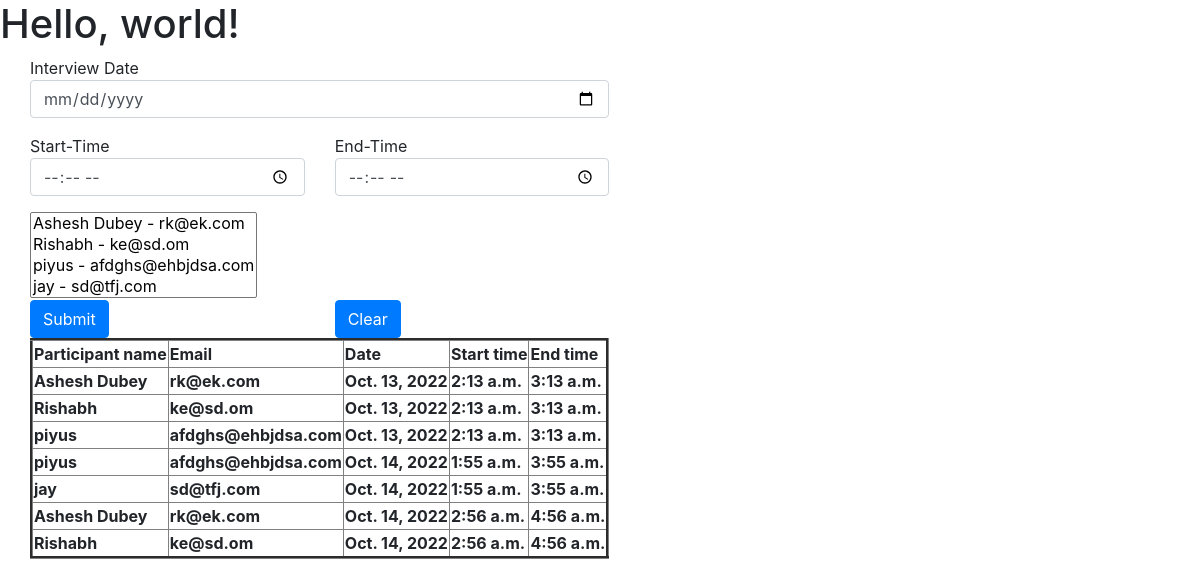
The app's page /, older data.
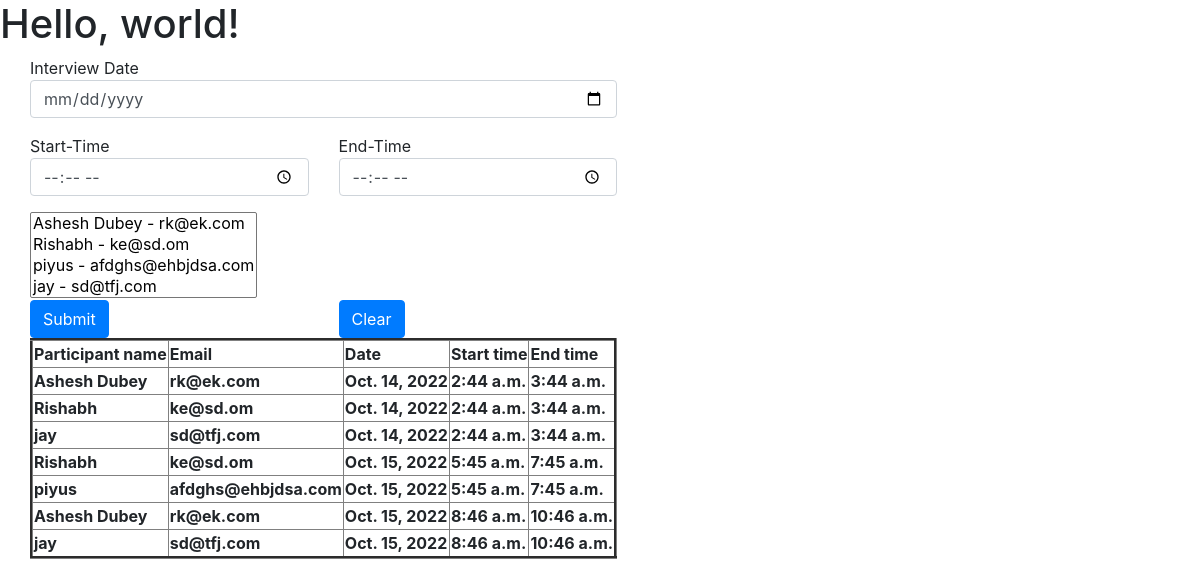
The same page, newer data.
### home/models.py (models this page shows, shortened)
class Schedule(models.Model):
    slot = models.ForeignKey("Slot", on_delete=models.CASCADE)
    candidate = models.ForeignKey("Candidate", on_delete=models.CASCADE)

class Candidate(models.Model):
    name = models.CharField(max_length=122)
    email = models.EmailField(unique=True)

class Slot(models.Model):
    interview_date = models.DateField(null=True)
    start_time = models.TimeField(null=True)
    end_time = models.TimeField(null=True)

### home/views.py (the view, shortened to what this page needs)
# urls.py: path('', views.schedule, name='schedule' ),
def schedule(request):
    candidate = Candidate.objects.all()
    schedules = Schedule.objects.all()
    context={
        'candidate':candidate,
        'schedule':schedules
    }
    return render(request, 'schedule.html',context)

### templates/schedule.html (shortened to what this page needs)
<!doctype html>
<html lang="en">
  <head>
    <link rel="stylesheet" href="https://cdn.jsdelivr.net/npm/bootstrap@4.3.1/dist/css/bootstrap.min.css">
  </head>
  <body>
    <h1>Hello, world!</h1>
    <div id="booking" class="section">
    <div class="section-center">
    <div class="container">
    <div class="row">
    <div class="booking-form">
    <form action="{% url 'schedule' %}" method="post">
        <div class="form-group">
            <span class="form-label">Interview Date</span>
            <input class="form-control" type="date" name="date" required>
        </div>
        <div class="row no-margin">
        <div class="col-sm-6">
        <div class="form-group">
        <span class="form-label">Start-Time</span>
        <input class="form-control" type="time" name="start-time" required>
        </div>
        </div>
        <div class="col-sm-6">
        <div class="form-group">
        <span class="form-label">End-Time</span>
        <input class="form-control" type="time" name="end-time" required>
        </div>
        </div>
        </div>
        <select data-placeholder="Begin typing a name to filter..." multiple class="chosen-select" name="test" required>
          {% for each in candidate %}
          <option value = {{each.id}}>{{each.name}} - {{each.email}}</option>
          {% endfor %}
        </select>
        <div class="row no-margin">
            <div class="col-sm-6">
                <div class="form-btn">
                    <button type="submit" value="submit" class="btn btn-primary">Submit</button>
                </div>
            </div>
            <div class="col-sm-6">
                <div class="form-btn">
                    <button type="reset" class="btn btn-primary">Clear</button>
                </div>
            </div>
        </div>
    </form>
    <table border=3px>
      <tr>
        <th>Participant name</th>
        <th> Email</th>
        <th> Date</th>
        <th> Start time</th>
        <th> End time</th>
      </tr>
        {% for entry in schedule %}
        <tr>
          <th>{{entry.candidate.name}}</th>
          <th>{{entry.candidate.email}}</th>
          <th>{{entry.slot.interview_date}}</th>
          <th>{{entry.slot.start_time}}</th>
          <th>{{entry.slot.end_time}}</th>
        </tr>
        {% endfor %}
    </table>
    </div>
    </div>
    </div>
    </div>
    </div>
  </body>
</html>

Row changes from the older to the newer data that the page shows:
removed Schedule: candidate.name "Ashesh Dubey", candidate.email "rk@ek.com", slot.interview_date "Oct. 13, 2022", slot.start_time "2:13 a.m.", slot.end_time "3:13 a.m."
removed Schedule: candidate.name "Rishabh", candidate.email "ke@sd.om", slot.interview_date "Oct. 13, 2022", slot.start_time "2:13 a.m.", slot.end_time "3:13 a.m."
removed Schedule: candidate.name "piyus", candidate.email "afdghs@ehbjdsa.com", slot.interview_date "Oct. 13, 2022", slot.start_time "2:13 a.m.", slot.end_time "3:13 a.m."
removed Schedule: candidate.name "piyus", candidate.email "afdghs@ehbjdsa.com", slot.interview_date "Oct. 14, 2022", slot.start_time "1:55 a.m.", slot.end_time "3:55 a.m."
removed Schedule: candidate.name "jay", candidate.email "sd@tfj.com", slot.interview_date "Oct. 14, 2022", slot.start_time "1:55 a.m.", slot.end_time "3:55 a.m."
removed Schedule: candidate.name "Ashesh Dubey", candidate.email "rk@ek.com", slot.interview_date "Oct. 14, 2022", slot.start_time "2:56 a.m.", slot.end_time "4:56 a.m."
removed Schedule: candidate.name "Rishabh", candidate.email "ke@sd.om", slot.interview_date "Oct. 14, 2022", slot.start_time "2:56 a.m.", slot.end_time "4:56 a.m."
added Schedule: candidate.name "Ashesh Dubey", candidate.email "rk@ek.com", slot.interview_date "Oct. 14, 2022", slot.start_time "2:44 a.m.", slot.end_time "3:44 a.m."
added Schedule: candidate.name "Rishabh", candidate.email "ke@sd.om", slot.interview_date "Oct. 14, 2022", slot.start_time "2:44 a.m.", slot.end_time "3:44 a.m."
added Schedule: candidate.name "jay", candidate.email "sd@tfj.com", slot.interview_date "Oct. 14, 2022", slot.start_time "2:44 a.m.", slot.end_time "3:44 a.m."
added Schedule: candidate.name "Rishabh", candidate.email "ke@sd.om", slot.interview_date "Oct. 15, 2022", slot.start_time "5:45 a.m.", slot.end_time "7:45 a.m."
added Schedule: candidate.name "piyus", candidate.email "afdghs@ehbjdsa.com", slot.interview_date "Oct. 15, 2022", slot.start_time "5:45 a.m.", slot.end_time "7:45 a.m."
added Schedule: candidate.name "Ashesh Dubey", candidate.email "rk@ek.com", slot.interview_date "Oct. 15, 2022", slot.start_time "8:46 a.m.", slot.end_time "10:46 a.m."
added Schedule: candidate.name "jay", candidate.email "sd@tfj.com", slot.interview_date "Oct. 15, 2022", slot.start_time "8:46 a.m.", slot.end_time "10:46 a.m."
